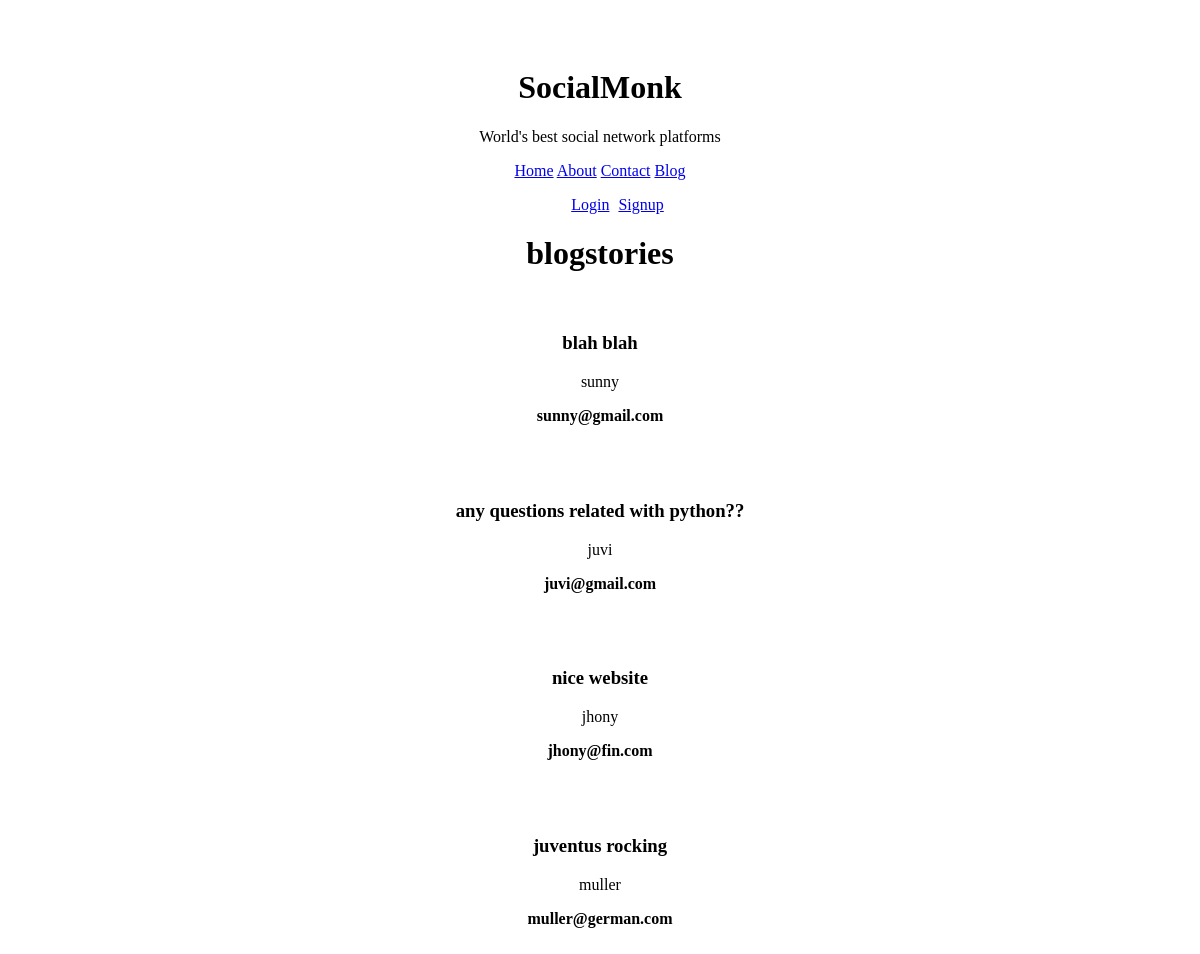
The page /blog/blogsection/ on the database its author committed.
### blog/models.py (models this page shows, shortened)
class Blog_mod(models.Model):
    comment   = models.TextField()
    email     = models.EmailField(max_length=50)
    name      = models.CharField(max_length=20)
    time      = models.DateTimeField(auto_now_add=True)

### blog/views.py (the view)
# urls.py: path('blogsection/', views.blog_section, name='blogsection'),
def blog_section(request):
    stories = Blog_mod.objects.all().order_by('time')
    return render(request, 'blog/blogstories.html', { 'stories':stories })

### blog/templates/blog/blogstories.html
{% extends 'base.html' %}
{% load static from staticfiles %}
{% block content %}
    <h1>blogstories</h1>
    {% for story in stories %}
        <div class="container">
            <h3>{{ story.comment }}</h3>
            <p>{{ story.name }}</p>
            <p><strong>{{ story.email }}</strong></p>
        </div>
    {% endfor %}
{% endblock %}

### static/styles.css (style rules this page uses)
body { text-align: center; padding: 40px; background-image: url("https://i.pinimg.com/originals/68/5e/18/685e18ff8147427079a14ce27d984688.jpg"); }
h1 { font-family: ubuntu; }
div { padding: 20px }
.container p { font-family: ubuntu; padding-left: 150px; padding-right: 150px }

### rows shown on the page
Blog_mod: comment "blah blah", name "sunny", email "sunny@gmail.com"
Blog_mod: comment "any questions related with python??", name "juvi", email "juvi@gmail.com"
Blog_mod: comment "nice website", name "jhony", email "jhony@fin.com"
Blog_mod: comment "juventus rocking", name "muller", email "muller@german.com"
